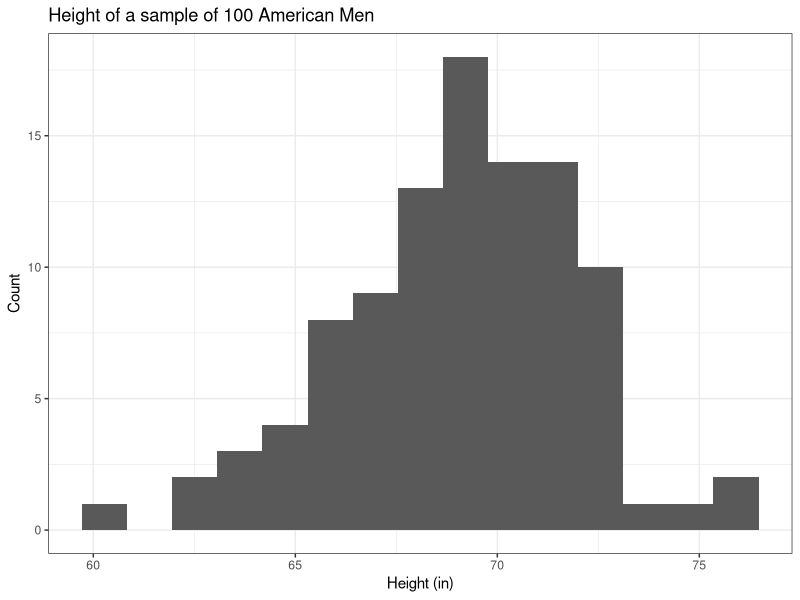
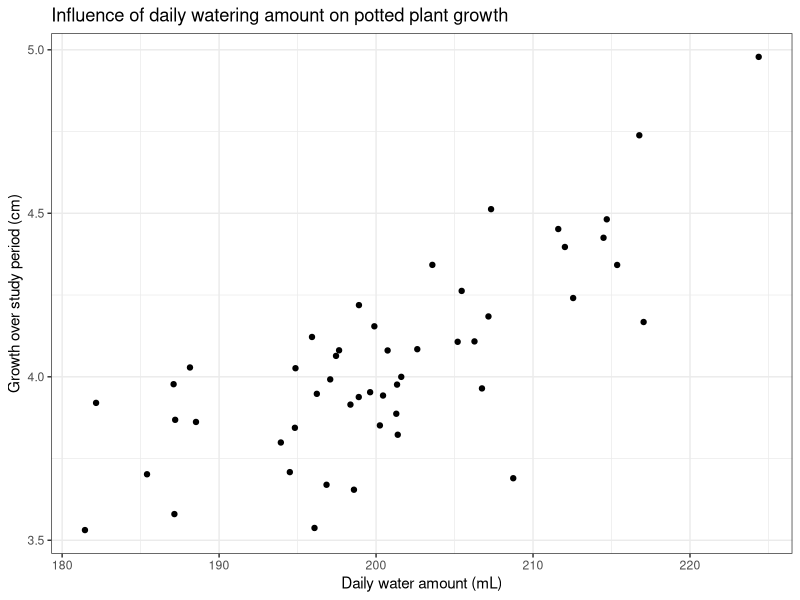
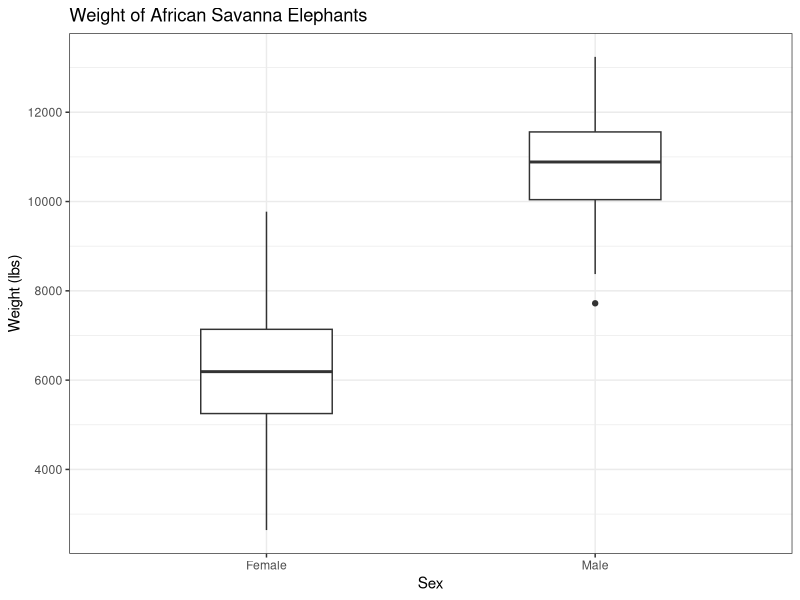
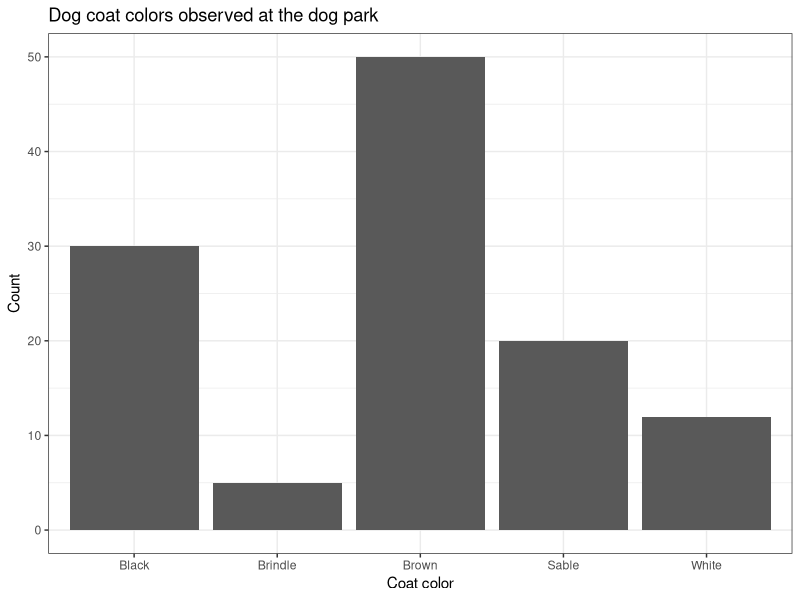

Write the R code that produced these figures, in order.
## ---- chunk 1
#| label: setup

library(tidyverse)
library(readxl)
theme_set(theme_bw())
## ---- chunk 2
#| label: data
#| tbl-cap: "Table 1. Data used in the study. The 'treatment' column indicates the treatment applied to the retinal cells, while the 'perc_hes5' column indicates the percentage of cells in a culture detected with the Hes5::GFP reporter. Each observation is a replicate cell culture."

df <- read_excel("data/w7_emerson_data.xlsx")

df
## ---- chunk 3
#| label: histogram

set.seed(19834)
d <- tibble(
  height = rnorm(100, mean = 69.1, sd = 3)
)

ggplot(d, aes(x = height)) +
  geom_histogram(bins = 15) +
  labs(x = "Height (in)", y = "Count",
       title = "Height of a sample of 100 American Men")

## ---- chunk 4
#| label: scatterplot

set.seed(1999)

s <- tibble(
  daily_water_amount = rnorm(50, mean = 200, sd = 10),
  noise = rnorm(50, mean = 0.02, sd = 0.001),
  plant_height = daily_water_amount * noise
)

ggplot(s, aes(x = daily_water_amount, y = plant_height)) +
  geom_point() +
  labs(x = "Daily water amount (mL)", y = "Growth over study period (cm)",
       title = "Influence of daily watering amount on potted plant growth")

## ---- chunk 5
#| label: boxplot
set.seed(31394)

male_el <- rnorm(100, mean = 11000, sd = 1300)

female_el <- rnorm(100, mean = 6100, sd = 1400)

el_weight <- tibble(
  weight = c(male_el, female_el),
  sex = c(rep("Male", 100), rep("Female", 100))
)

ggplot(el_weight, aes(x = sex, y = weight)) +
  geom_boxplot(width = 0.4) +
  labs(x = "Sex", y = "Weight (lbs)", title = "Weight of African Savanna Elephants")


## ---- chunk 6
#| label: barplot

dog_coat <- tibble(
  color = c("Brindle", "White", "Black", "Brown", "Sable"),
  col_count = c(5, 12, 30, 50, 20)
)


ggplot(dog_coat, aes(x = color, y = col_count)) +
  geom_col() +
  labs(x = "Coat color", y = "Count",
       title = "Dog coat colors observed at the dog park") 


